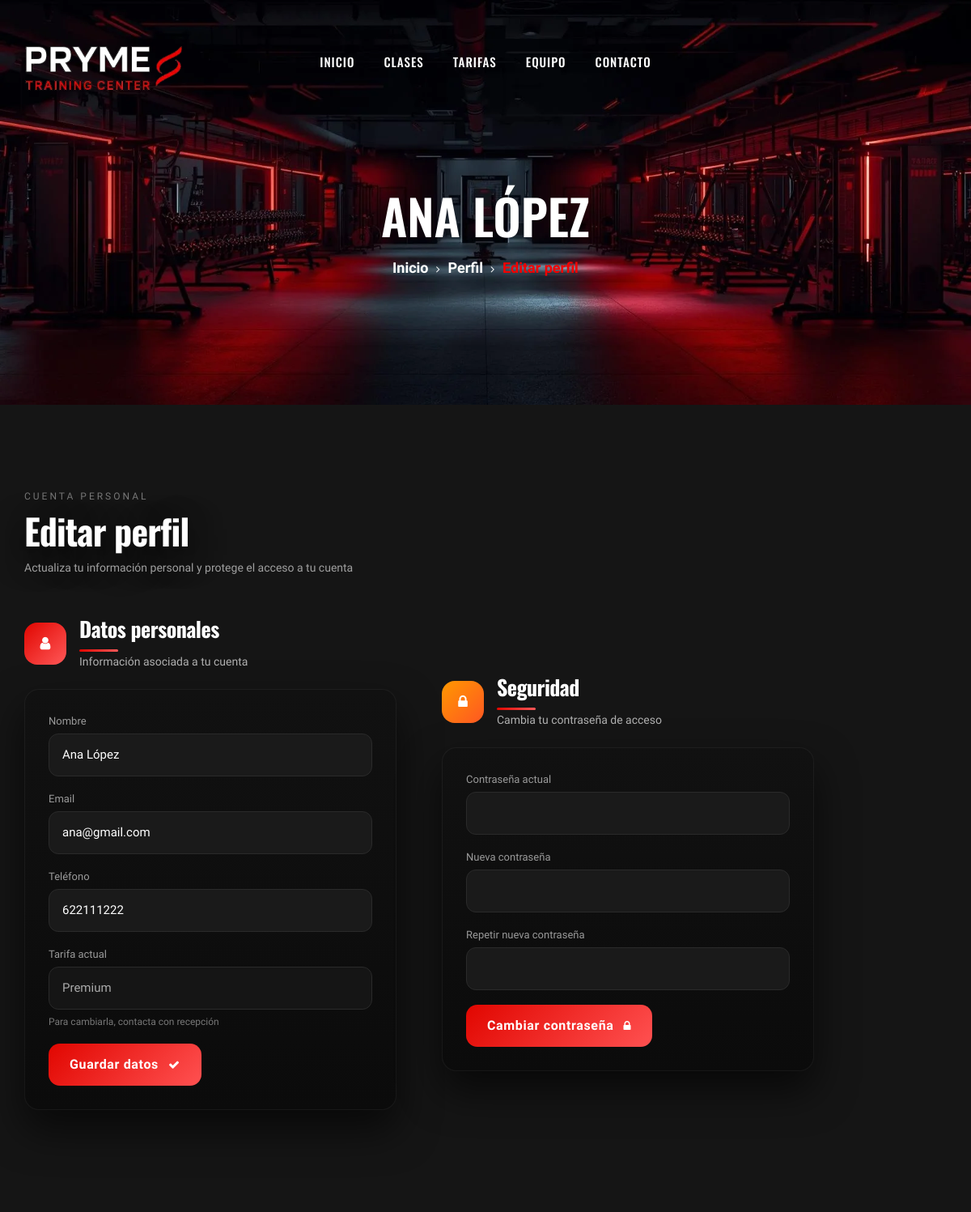
/perfil/editar_perfil/ (upper part), run on an earlier commit of the app's database.
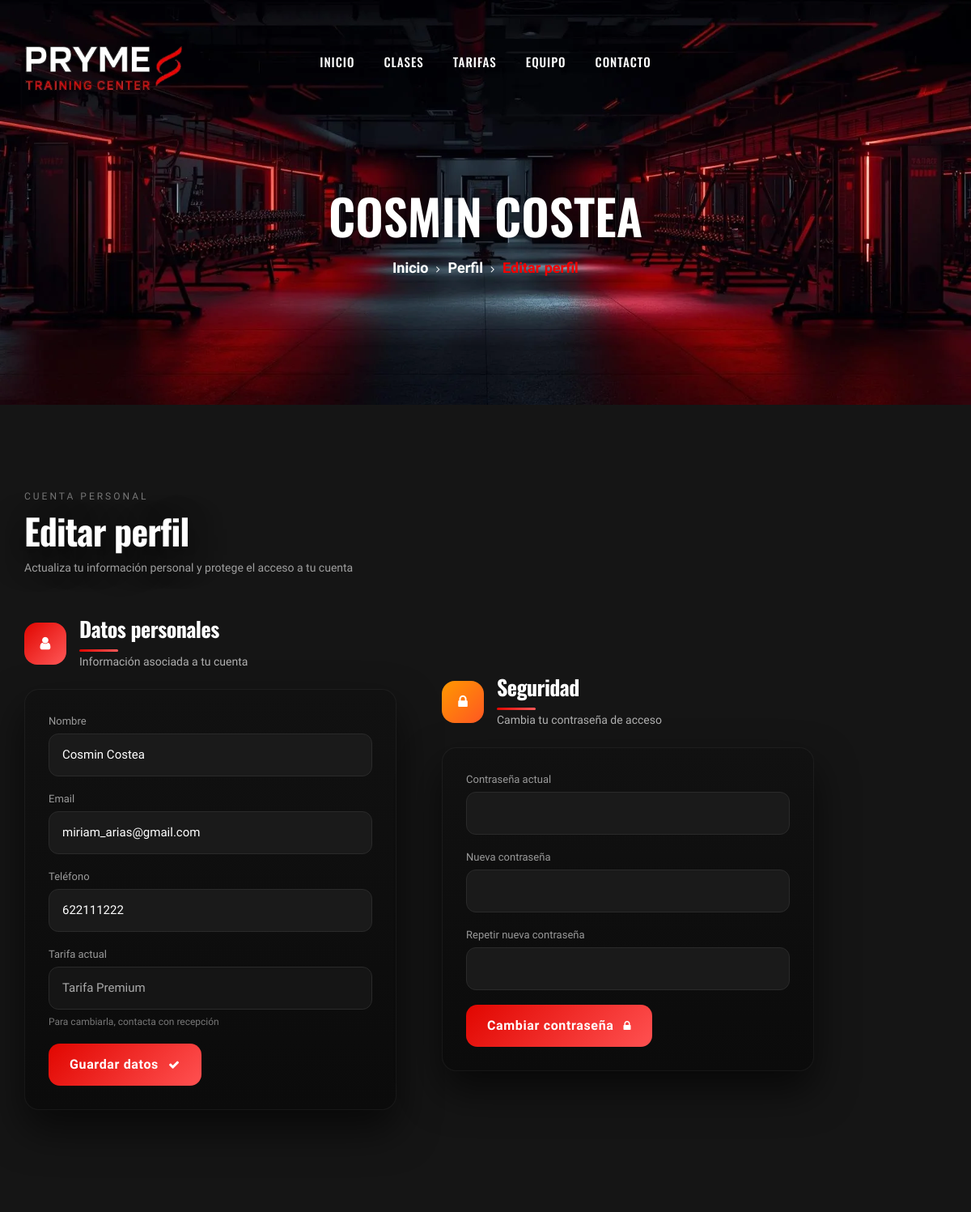
And on a later commit of the database.
### gimnasio/models.py (models this page shows, shortened)
class Cliente(models.Model):
    nombre = models.CharField(max_length=100)
    email = models.EmailField(unique=True)
    telefono = models.CharField(max_length=20, blank=True)
    password = models.CharField(max_length=255)
    tarifa = models.ForeignKey(Tarifa, on_delete=models.SET_NULL, null=True, related_name="usuarios")
    fecha_registro = models.DateField(auto_now_add=True)

class Tarifa(models.Model):
    nombre = models.CharField(max_length=50)
    precio = models.DecimalField(max_digits=10, decimal_places=2)
    duracion_meses = models.IntegerField()
    descripcion = models.TextField(blank=True, null=True)

### perfil/views.py (the view, shortened to what this page needs)
# urls.py: path('editar_perfil/', views.editar_perfil, name='editar_perfil'),
def editar_perfil(request):
    cliente = get_cliente_actual()
    form = EditarPerfilForm(instance=cliente)
    pass_form = CambiarPasswordForm()
    return render(request, "perfil/editar_perfil.html", {
        "cliente": cliente,
        "form": form,
        "pass_form": pass_form,
    })

### perfil/forms.py
class EditarPerfilForm(forms.ModelForm):
    class Meta:
        model = Cliente
        fields = ['nombre', 'email', 'telefono']

class CambiarPasswordForm(forms.Form):
    password_actual = forms.CharField(
        widget=forms.PasswordInput,
        required=False
    )
    password_nueva = forms.CharField(
        widget=forms.PasswordInput,
        required=False
    )
    password_nueva_confirmacion = forms.CharField(
        widget=forms.PasswordInput,
        required=False
    )

### perfil/views.py (called while the page is built)
def get_cliente_actual():
    return Cliente.objects.first()

### perfil/templates/perfil/editar_perfil.html (shortened to what this page needs)
{% extends 'perfil/base_perfil.html' %}
{% load static %}
{% block estilos %}
  <link rel="stylesheet" href="{% static 'css/perfil/style_editar_perfil.css' %}">
{% endblock %}
{% block pagina %}
  Editar perfil
{% endblock %}
{% block contenido %}
<header class="profile-hero">
  <span class="profile-eyebrow">Cuenta personal</span>
  <h1 class="profile-title">Editar perfil</h1>
  <p class="profile-subtitle">
    Actualiza tu información personal y protege el acceso a tu cuenta
  </p>
</header>
<form method="post">
  <div class="profile-grid">
    <section class="profile-section">
      <header class="section-head">
        <div class="section-icon">
          <i class="fa fa-user"></i>
        </div>
        <div>
          <h2>Datos personales</h2>
          <p>Información asociada a tu cuenta</p>
        </div>
      </header>
      <div class="section-card">
        <div class="form-group">
          <label>Nombre</label>
          {{ form.nombre }}
        </div>
        <div class="form-group">
          <label>Email</label>
          {{ form.email }}
        </div>
        <div class="form-group">
          <label>Teléfono</label>
          {{ form.telefono }}
        </div>
        <div class="form-group form-group--readonly">
          <label>Tarifa actual</label>
          <input type="text" value="{{ cliente.tarifa.nombre }}" readonly>
          <small>Para cambiarla, contacta con recepción</small>
        </div>
        <button
          type="submit"
          name="accion"
          value="perfil"
          class="profile-save-btn">
          Guardar datos
          <i class="fa fa-check"></i>
        </button>
      </div>
    </section>
    <section class="profile-section">
      <header class="section-head section-head--danger">
        <div class="section-icon">
          <i class="fa fa-lock"></i>
        </div>
        <div>
          <h2>Seguridad</h2>
          <p>Cambia tu contraseña de acceso</p>
        </div>
      </header>
      <div class="section-card">
        <div class="form-group">
          <label>Contraseña actual</label>
          {{ pass_form.password_actual }}
        </div>
        <div class="form-group">
          <label>Nueva contraseña</label>
          {{ pass_form.password_nueva }}
        </div>
        <div class="form-group">
          <label>Repetir nueva contraseña</label>
          {{ pass_form.password_nueva_confirmacion }}
        </div>
        <button
          type="submit"
          name="accion"
          value="password"
          class="profile-save-btn">
          Cambiar contraseña
          <i class="fa fa-lock"></i>
        </button>
      </div>
    </section>
  </div>
</form>
{% endblock %}

### perfil/templates/perfil/base_perfil.html (shortened to what this page needs)
{% load static %}
<!DOCTYPE html>
<html lang="zxx">
<head>
    <link rel="stylesheet" href="{% static 'css/bootstrap.min.css' %}" type="text/css">
    <link rel="stylesheet" href="{% static 'css/font-awesome.min.css' %}" type="text/css">
    <link rel="stylesheet" href="{% static 'css/flaticon.css' %}" type="text/css">
    <link rel="stylesheet" href="{% static 'css/owl.carousel.min.css' %}" type="text/css">
    <link rel="stylesheet" href="{% static 'css/barfiller.css' %}" type="text/css">
    <link rel="stylesheet" href="{% static 'css/magnific-popup.css' %}" type="text/css">
    <link rel="stylesheet" href="{% static 'css/slicknav.min.css' %}" type="text/css">
    <link rel="stylesheet" href="{% static 'css/style.css' %}" type="text/css">
    <link rel="stylesheet" href="{% static 'css/perfil/style_perfil.css' %}" type="text/css">
    {% block estilos %}{% endblock %}
    <link rel="stylesheet" href="https://unpkg.com/aos@next/dist/aos.css" />
</head>
<body>
    <header class="header-section">
        <div class="container-fluid">
            <div class="row">
                <div class="col-lg-3">
                    <div class="logo">
                        <a href="{% url 'main' %}">
                            <img src="{% static 'img/logo.webp' %}" alt="Prime Gym Logo">
                        </a>
                    </div>
                </div>
                <div class="col-lg-6">
                    <nav class="nav-menu">
                        <ul>
                            <li><a href="{% url 'main' %}">Inicio</a></li>
                            <li><a href="{% url 'clases' %}">Clases</a></li>
                            <li><a href="{% url 'tarifas' %}">Tarifas</a></li>
                            <li><a href="{% url 'equipo' %}">Equipo</a></li>
                            <li><a href="{% url 'contacto' %}">Contacto</a></li>
                        </ul>
                    </nav>
                </div>
            </div>
        </div>
    </header>
    <section class="breadcrumb-section set-bg" data-setbg="{% static 'img/breadcrumb-bg.webp' %}">
        <div class="container">
            <div class="row">
                <div class="col-lg-12 text-center">
                    <div class="breadcrumb-text">
                        <h2 data-aos="fade-right" data-aos-delay="300"> {{cliente.nombre}}</h2>
                        <div class="bt-option" data-aos="fade-left" data-aos-delay="400">
                            <a href="{% url 'main' %}">Inicio</a>
                            <a href="{% url 'perfil:dashboard'%}">Perfil</a>
                            <span>{% block pagina %}{% endblock %}</span>
                        </div>
                    </div>
                </div>
            </div>
        </div>
    </section>
    <section class="spad">
        <div class="container">
            {% block contenido %}
            {% endblock %}
        </div>
    </section>
</body>
</html>

What changed in the data, as far as the page shows it:
changed Cliente: nombre "ANA LÓPEZ" → "COSMIN COSTEA"; nombre "Ana López" → "Cosmin Costea"; email "ana@gmail.com" → "miriam_arias@gmail.com"; tarifa.nombre "Premium" → "Tarifa Premium"
